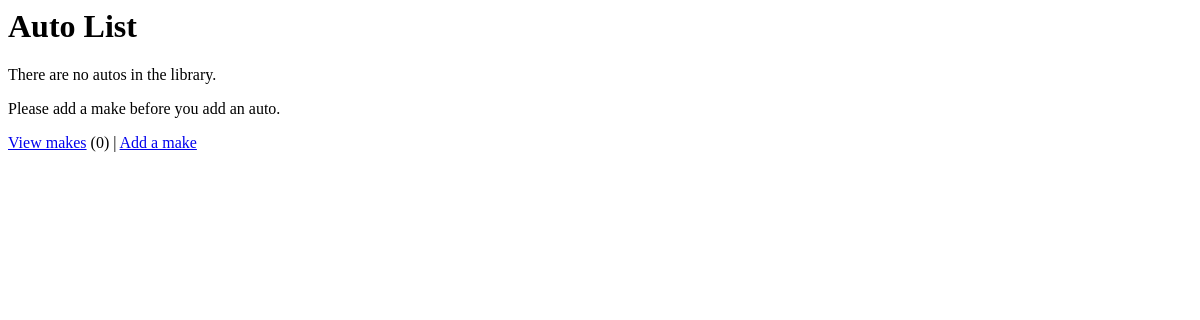
The app's page /autos/ (signed in), older data.
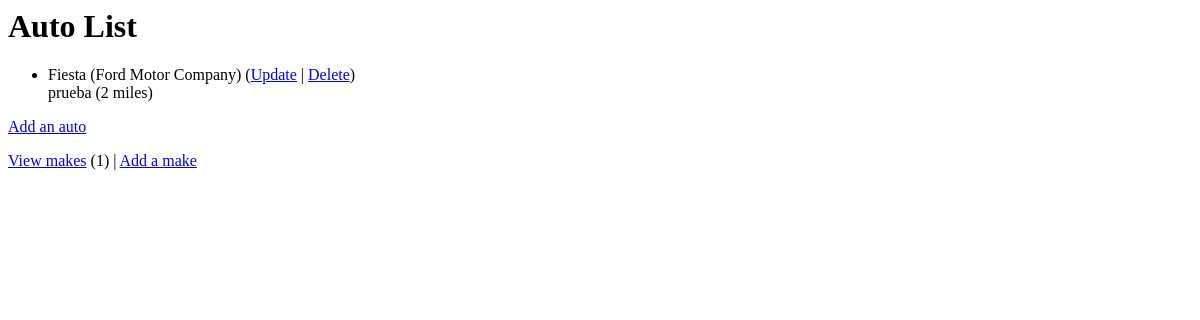
The same page, newer data.
### autos/models.py (models this page shows, shortened)
class Auto(models.Model):
    nickname = models.CharField(
            max_length=200,
            validators=[MinLengthValidator(2, "Nickname must be greater than 1 character")]
    )
    mileage = models.PositiveIntegerField()
    comments = models.CharField(max_length=300)
    make = models.ForeignKey('Make', on_delete=models.CASCADE, null=False)
    created_at = models.DateTimeField(auto_now_add=True)
    updated_at = models.DateTimeField(auto_now=True)

class Make(models.Model):
    name = models.CharField(
            max_length=200,
            help_text='Enter a make (e.g. Dodge)',
            validators=[MinLengthValidator(2, "Make must be greater than 1 character")]
    )
    created_at = models.DateTimeField(auto_now_add=True)
    updated_at = models.DateTimeField(auto_now=True)
    def __str__(self):
        return self.name

### autos/views.py (the view)
# urls.py: path('', views.MainView.as_view(), name='all'),
class MainView(LoginRequiredMixin, View) :
    def get(self, request):
        mc = Make.objects.all().count()
        al = Auto.objects.all()
        ctx = { 'make_count': mc, 'auto_list': al }
        return render(request, 'autos/auto_list.html', ctx)

### autos/templates/autos/auto_list.html
{% block content %}
  <h1>Auto List</h1>
  {% if auto_list %}
  <ul>
    {% for auto in auto_list %}
      <li>
          {{ auto.nickname }} ({{ auto.make }})
          (<a href="{% url 'autos:auto_update' auto.id %}">Update</a> |
          <a href="{% url 'autos:auto_delete' auto.id %}">Delete</a>) <br/>
          {{ auto.comments }} ({{ auto.mileage }} miles)
      </li>
    {% endfor %}
  </ul>
  {% else %}
    <p>There are no autos in the library.</p>
  {% endif %}
  <p>
    {% if make_count > 0 %}
      <a href="{% url 'autos:auto_create' %}">Add an auto</a>
    {% else %}
      Please add a make before you add an auto.
    {% endif %}
  </p>
  <p>
  <a href="{% url 'autos:make_list' %}">View makes</a> ({{ make_count }}) |
    <a href="{% url 'autos:make_create' %}">Add a make</a>
  </p>
{% endblock %}

Row changes from the older to the newer data that the page shows:
added Auto: nickname "Fiesta", make "Ford Motor Company", comments "prueba", mileage "2"
Text that changed along with them:
{{ make_count }}: "0" → "1"
text no longer shown: "There are no autos in the library. Please add a make before you add an auto."
text now shown: "Add an auto"
